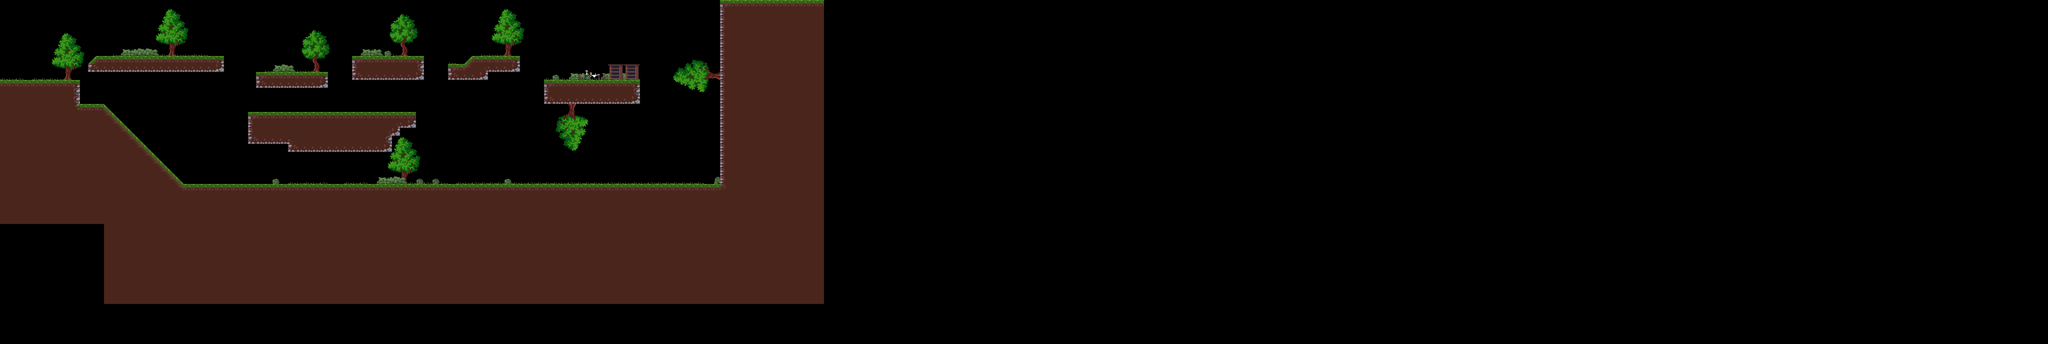

Tiled map render using the project's own tile images. Description and the map definition, with tile-layer contents summarised, below:
An orthogonal 256x43 tile map with 32x32 px tiles, 7 tile layers (Background, Trees, Bushs, Grass, ...), 6 tilesets and 4 objects (4x TallGrass).

<map version="1.5" tiledversion="1.7.0" orientation="orthogonal" renderorder="right-down" width="256" height="43" tilewidth="32" tileheight="32" infinite="0" nextlayerid="14" nextobjectid="21">
 <tileset firstgid="1" source="../../Textures/Spritesheets/Map/Tileset/Tileset.tsx" />
 <tileset firstgid="105" source="../../Textures/Spritesheets/Map/Objects/Enviorment.tsx" />
 <tileset firstgid="112" source="../../Textures/Spritesheets/Map/Objects/Enviorment2.tsx" />
 <tileset firstgid="216" name="IndoorObjects" tilewidth="32" tileheight="32" tilecount="34" columns="17">
  <image source="../../Textures/Spritesheets/Map/Objects/obj_indoors.png" width="544" height="64" />
 </tileset>
 <tileset firstgid="250" source="NewGrassTiles.tsx" />
 <tileset firstgid="419" source="TilemapRules/Tilesets/GrassTileset.tsx" />
 <layer id="10" name="Background" width="256" height="43">
  <data>[11008 cells, 0 non-empty, 0 distinct tile ids]</data>
 </layer>
 <group id="7" name="Enviorment">
  <layer id="4" name="Trees" width="256" height="43">
   <data>[11008 cells, 100 non-empty, 13 distinct tile ids]</data>
  </layer>
  <layer id="9" name="Bushs" width="256" height="43">
   <data>[11008 cells, 15 non-empty, 6 distinct tile ids]</data>
  </layer>
  <layer id="8" name="Grass" width="256" height="43">
   <data>[11008 cells, 100 non-empty, 10 distinct tile ids]</data>
  </layer>
 </group>
 <group id="11" name="Indoor">
  <layer id="13" name="Layer2" width="256" height="43">
   <data>[11008 cells, 4 non-empty, 4 distinct tile ids]</data>
  </layer>
  <layer id="12" name="Layer1" width="256" height="43">
   <data>[11008 cells, 12 non-empty, 8 distinct tile ids]</data>
  </layer>
 </group>
 <layer id="2" name="Ground" width="256" height="43">
  <data>[11008 cells, 2065 non-empty, 15 distinct tile ids]</data>
 </layer>
 <objectgroup id="3" name="Objects">
  <object id="15" type="TallGrass" x="416" y="224">
   <point />
  </object>
  <object id="16" type="TallGrass" x="224" y="320">
   <point />
  </object>
  <object id="17" type="TallGrass" x="256" y="320">
   <point />
  </object>
  <object id="18" type="TallGrass" x="128" y="320">
   <point />
  </object>
 </objectgroup>
</map>
